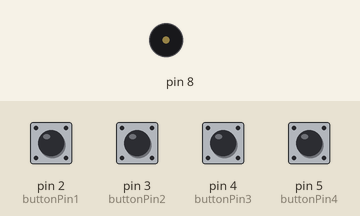
The sketch below on a simulated Arduino Uno, built with avr-gcc and run on an emulated ATmega328P. On the bench: buzzer (waves = sounding). The test bench sets the inputs (shaded band); at power-on: pin 2 (buttonPin1), pin 3 (buttonPin2), pin 4 (buttonPin3), pin 5 (buttonPin4) HIGH.

Above: at 1.2 s.
1.3 s: pin 2 (buttonPin1) pulled LOW for 1 s
At 1.8 s:
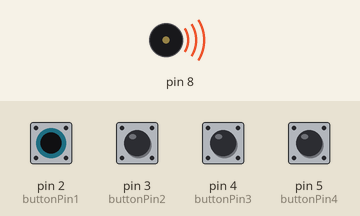
Timing chart, 0 to 4.3 s (numbered marks = the images above; inputs shaded):
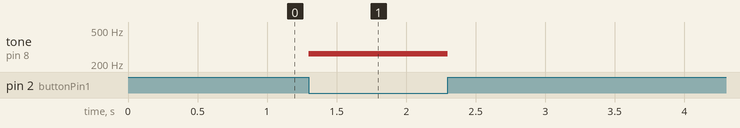

Measured:
- after the input at 1.3 s, tone on pin 8: silent → 262 Hz at once, → silent 1.0 s later

The sketch:

8._Arduino_piano.ino
```cpp
int buttonPin1 = 2;  // assign pushbutton 1 to digital pin 2
int buttonPin2 = 3;  // assign pushbutton 2 to digital pin 3
int buttonPin3 = 4;  // assign pushbutton 3 to digital pin 4
int buttonPin4 = 5;  // assign pushbutton 4 to digital pin 5

void setup() {
  pinMode(buttonPin1, INPUT_PULLUP);  // set pushbutton 1 as input with internal pull-up resistor enabled
  pinMode(buttonPin2, INPUT_PULLUP);  // set pushbutton 2 as input with internal pull-up resistor enabled
  pinMode(buttonPin3, INPUT_PULLUP);  // set pushbutton 3 as input with internal pull-up resistor enabled
  pinMode(buttonPin4, INPUT_PULLUP);  // set pushbutton 4 as input with internal pull-up resistor enabled
}

void loop() {
  if (digitalRead(buttonPin1) == LOW) {  // if pushbutton 1 is pressed
    tone(8, 262, 100);  // play note C4 on pin 8 for 100ms
    delay(100);  // wait for 100ms
  }
  if (digitalRead(buttonPin2) == LOW) {  // if pushbutton 2 is pressed
    tone(8, 294, 100);  // play note D4 on pin 8 for 100ms
    delay(100);  // wait for 100ms
  }
  if (digitalRead(buttonPin3) == LOW) {  // if pushbutton 3 is pressed
    tone(8, 330, 100);  // play note E4 on pin 8 for 100ms
    delay(100);  // wait for 100ms
  }
  if (digitalRead(buttonPin4) == LOW) {  // if pushbutton 4 is pressed
    tone(8, 349, 100);  // play note F4 on pin 8 for 100ms
    delay(100);  // wait for 100ms
  }
}
```
